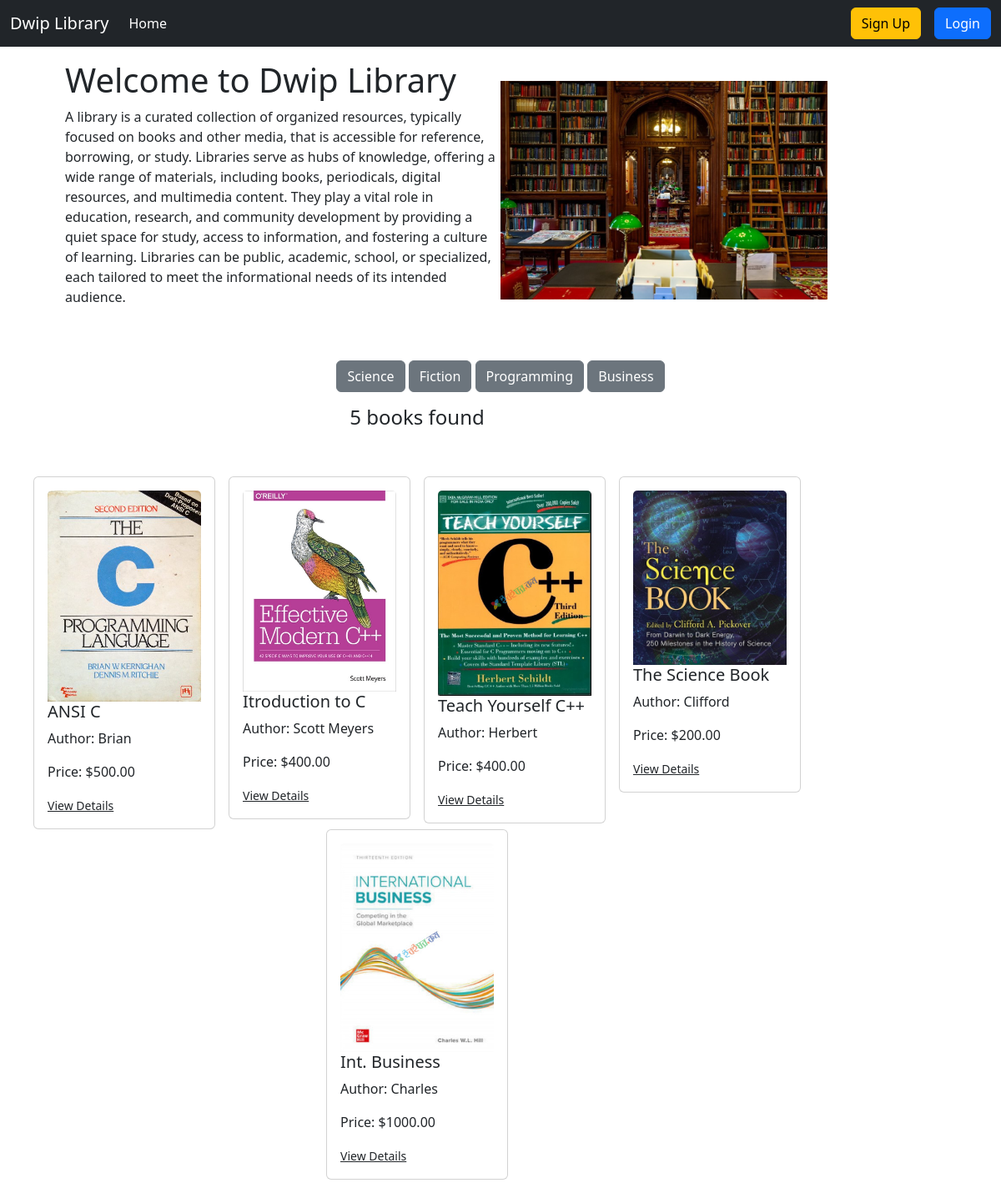
The page / on the database its author committed.
### category/models.py (models this page shows, shortened)
class Category(models.Model):
    name = models.CharField(max_length=20)
    slug = models.SlugField(max_length=20, unique=True, null=True, blank=True)

### book/models.py (models this page shows, shortened)
class Book(models.Model):
    title = models.CharField(max_length=20)
    author = models.CharField(max_length=30)
    description = models.TextField()
    genre = models.ManyToManyField(Category)
    image = models.ImageField(upload_to='book/media/uploads/')
    price = models.DecimalField(max_digits=12, decimal_places=2)
    borrower = models.ManyToManyField(User, blank=True)

### library/views.py (the view)
# urls.py: 2. Add a URL to urlpatterns:  path('', views.home, name='home')
def home(request, category_slug=None):
    books = Book.objects.all()
    if category_slug is not None:
        category = Category.objects.get(slug=category_slug)
        books = Book.objects.filter(genre=category)
    categories = Category.objects.all()
    return render(request, 'index.html', {'book': books, 'category': categories})

### core/templates/index.html
{% extends "base.html" %}
{% load static %}
{% block content %}
<div class="container d-flex flex-wrap px-5 pt-3 align-items-center">
    <div class="col-6">
        <h1>Welcome to Dwip Library</h1>
        <p>A library is a curated collection of organized resources, typically focused on books and other media, that is accessible for reference, borrowing, or study. Libraries serve as hubs of knowledge, offering a wide range of materials, including books, periodicals, digital resources, and multimedia content. They play a vital role in education, research, and community development by providing a quiet space for study, access to information, and fostering a culture of learning. Libraries can be public, academic, school, or specialized, each tailored to meet the informational needs of its intended audience.</p>
    </div>
    <div class="col-6">
        <img class="w-75" src="{% static "./img/lords_library.jpg" %}" alt="">
    </div>
</div>
<div class="text-center mt-5">
    {% for cat in category %}
    <a class="btn btn-secondary" href="{% url "category_wise_book" cat.slug %}">
        {{cat.name}}
    </a>
    {% endfor %}
</div>
<div class="col-10 p-3">
    <h4 class='text-center'>{{ book|length }} books found</h4>
    <div class="d-flex flex-wrap justify-content-center px-3 pt-5">
        {% for boi in book %}
        <div class="col-sm-3 mb-3 mb-sm-0">
            <div class="card mx-2">
              <div class="card-body">
                <img src="{{boi.image.url}}" class="card-img-top" alt="...">
                <h5 class="card-title">{{boi.title}}</h5>
                <p class="card-text">Author: {{boi.author}}</p>
                <p class="card-text">Price: ${{boi.price}}</p>
                <p class="card-text"><a href="{% url "book_detail" boi.id %}" class="text-dark"><small>View Details</small></a></p>
              </div>
            </div>
        </div>
        {% endfor %}
    </div>
</div>
{% endblock %}

### core/templates/base.html (shortened to what this page needs)
<!DOCTYPE html>
<html lang="en">
<head>
    <link href="https://cdn.jsdelivr.net/npm/bootstrap@5.3.2/dist/css/bootstrap.min.css" rel="stylesheet">
</head>
<body>
    <nav class="navbar navbar-expand-lg navbar-dark bg-dark">
        <div class="container-fluid">
          <a class="navbar-brand" href="#">Dwip Library</a>
          <div class="collapse navbar-collapse" id="navbarSupportedContent">
            <ul class="navbar-nav me-auto mb-2 mb-lg-0">
              <li class="nav-item">
                <a class="nav-link active" aria-current="page" href="{% url "homepage" %}">
                    Home
                </a>
              </li>
            </ul>
            <form class="d-flex">
                {% if request.user.is_authenticated %}
                <a class="btn btn-info mx-3" href="{% url "profile" %}">Profile</a>
                <a class="btn btn-danger" href="{% url "logout" %}">Log Out</a>
                {% else %}
                <a class="btn btn-warning mx-3" href="{% url "register" %}">Sign Up</a>
                <a class="btn btn-primary" href="{% url "login" %}">Login</a>
                {% endif %}
            </form>
          </div>
        </div>
    </nav>
    {% block content %}{% endblock %}
</body>
</html>

### rows shown on the page
Category: name "Science"
Category: name "Fiction"
Category: name "Programming"
Category: name "Business"
Book: image (picture), title "ANSI C", author "Brian", price "500.00"
Book: image (picture), title "Itroduction to C", author "Scott Meyers", price "400.00"
Book: image (picture), title "Teach Yourself C++", author "Herbert", price "400.00"
Book: image (picture), title "The Science Book", author "Clifford", price "200.00"
Book: image (picture), title "Int. Business", author "Charles", price "1000.00"

### other values the page prints
{{ book|length }} "5"
